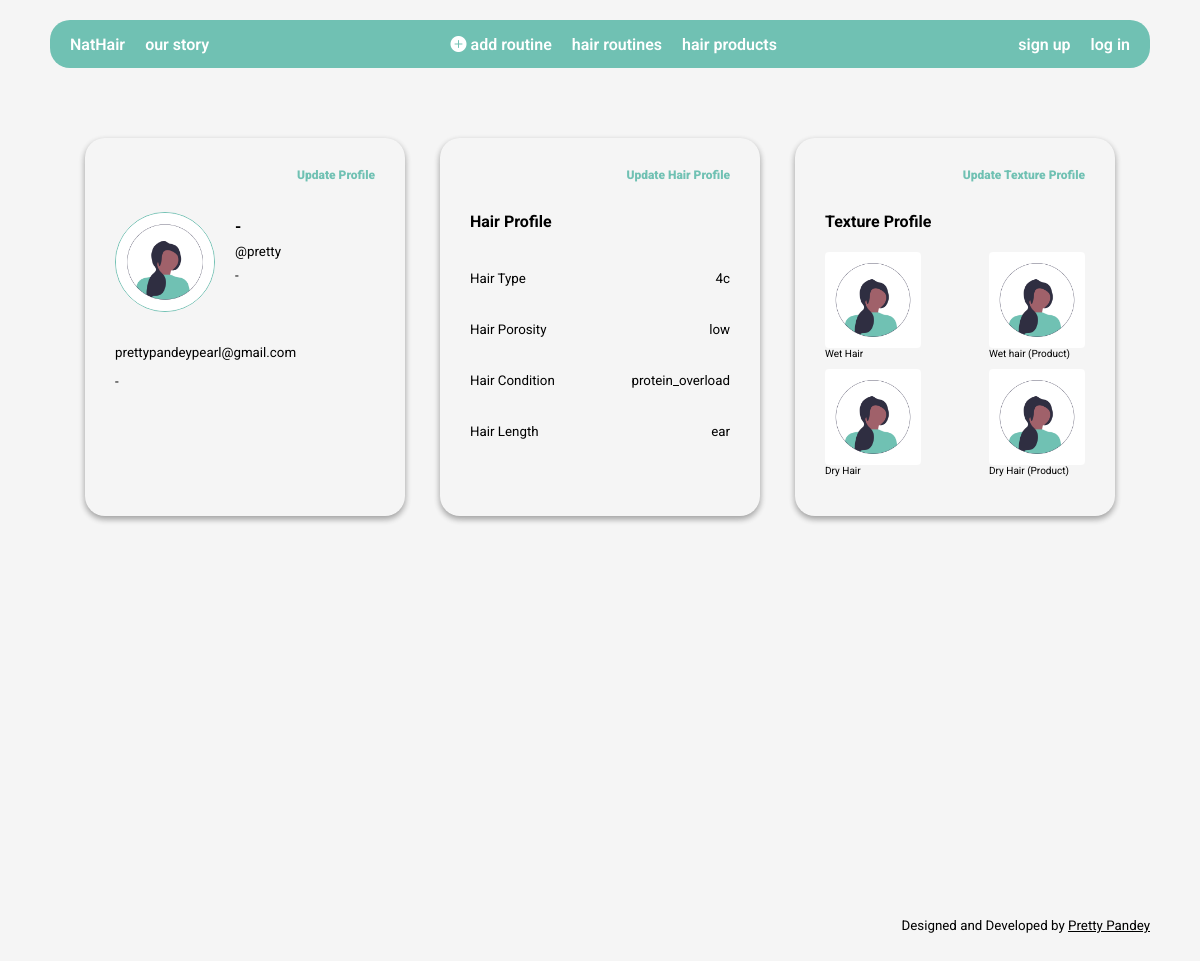
The page /accounts/profile/1/ on the database its author committed.
### accounts/models.py (models this page shows, shortened)
class Profile(models.Model):
    user = models.OneToOneField(User, on_delete=models.CASCADE)
    full_name = models.CharField(max_length=255, null=True, blank=True)
    bio = models.TextField(null=True, blank=True)
    profile_pic = models.ImageField(upload_to='profile_pics', default='blank-profile-pic.png')
    location = models.CharField(max_length=255, null=True, blank=True)
    date_of_birth = models.DateField(null=True, blank=True)

class HairProfile(models.Model):
    user = models.OneToOneField(User, on_delete=models.CASCADE)
    TYPE_CHOICES = (
        ("1a", "1a"),
        ("1b", "1b"),
        ("1c", "1c"),
        ("2a", "2a"),
        ("2b", "2b"),
        ("2c", "2c"),
        ("3a", "3a"),
        ("3b", "3b"),
        ("3c", "3c"),
        ("4a", "4a"),
        ("4b", "4b"),
        ("4c", "4c"),
    )
    hair_type = models.CharField(
        max_length = 2,
        choices = TYPE_CHOICES
    )
    POROSITY_CHOICES = (
        ("Low Porosity", "Low Porosity"),
        ("Medium Porosity", "Medium Porosity"),
        ("Hight Porosity", "Hight Porosity"),
    )
    hair_porosity = models.CharField(
        max_length=20,
        choices= POROSITY_CHOICES
    )
    CONDITION_CHOICES = (
        ("Protein Overload", "Protein Overload"),
        ("Moisture Overload", "Moisture Overload"),
        ("Healthy", "Healthy"),
        ("Dandruff", "Dandruff"),
        ("Hair Loss", "Hair Loss"),
        ("Dry Hair", "Dry Hair"),
        ("Split Ends", "Split Ends"),
        ("Greasy Hair", "Greasy Hair"),
        ("Frizzy", "Frizzy"),
        ("Heat Damage", "Heat Damage"),
        ("Color Damage", "Color Damage")
    )
    hair_condition = models.CharField(
        max_length=20,
        choices= CONDITION_CHOICES
    )
    LENGTH_CHOICES = (
        ("Ear Length", "Ear Length"),
        ("Neck (top) Length", "Neck (top) Length"),
        ("Neck (bottom) Length", "Neck (bottom) Length"),
        ("Collarbone Length", "Collarbone Length"),
        ("Shoulder Length", "Shoulder Length"),
        ("Armpit Length", "Armpit Length"),
        ("Bra Strap Length", "Bra Strap Length"),
        ("Mid Back Length", "Mid Back Length"),
        ("Waist Length", "Waist Length"),
        ("Hip Length", "Hip Length"),
        ("Tailbone Length", "Tailbone Length"),
        ("Classic Length", "Classic Length"),
        ("Mid Thigh Length", "Mid Thigh Length"),
        ("Knee Length", "Knee Length"),
        ("Calf Length", "Calf Length"),
        ("Ankle Length", "Ankle Length"),
        ("Floor Length", "Floor Length"),
    )
    hair_length = models.CharField(
        max_length=20,
        choices= LENGTH_CHOICES
    )

### accounts/views.py (the view)
# urls.py: path('profile/<int:pk>/', views.profile, name='profile'),
def profile(request, pk):
    template = 'profile.html'
    user_object = get_object_or_404(User, pk=pk)
    user_profile = Profile.objects.get(user=user_object)
    hair_profile = HairProfile.objects.get(user=user_object)
    texture_profile = TextureProfile.objects.get(user=user_object)
    context = {
        'user_object': user_object,
        'user_profile': user_profile,
        'hair_profile': hair_profile,
        'texture_profile': texture_profile,
    }
    return render(request, template, context)

### accounts/templatetags/cache_bust.py (called while the page is built)
@register.simple_tag(name='cache_bust')
def cache_bust():
    if settings.DEBUG:
        version = uuid.uuid1()
    else:
        version = os.environ.get('PROJECT_VERSION')
        if version is None:
            version = '1'
    return '__v__={version}'.format(version=version)

### accounts/templates/profile.html (shortened to what this page needs)
{% extends 'base.html' %}
{% load static %}
{% load cache_bust %}
{% block styles %}
<link rel="stylesheet" href="{% static 'css/profile.css' %}?{% cache_bust %}">
{% endblock %}
{% block content %}
<div class="user-profiles">
    <div class="profile-card">
        <a href="{% url 'update_profile' %}" class="profile-btn">Update Profile</a>
        <div class="user-info">
            {% if user_profile.profile_pic %}
            <img src="{{user_profile.profile_pic.url}}" alt="User Profile Picture" class="profile-img">
            {% else %}
            <img src="{% static 'img/default_img/default_texture_img.png' %}" alt="User Profile Picture" class="profile-img">
            {% endif %}
            <div>
                {% if user_profile.full_name %}
                <p><strong>{{user_profile.full_name}}</strong></p>
                {% else %}
                <p><strong>-</strong></p>
                {% endif %}
                <p><small>@{{user_object.username}}</small></p>
                {% if user_profile.location %}
                <p><small>{{user_profile.location}}</small></p>
                {% else %}
                <p><small>-</small></p>
                {% endif %}
            </div>
        </div>
        <div class="private-info">
            <p><small>{{user_object.email}}</small></p>
            {% if user_profile.date_of_birth %}
            <p><small>{{user_profile.date_of_birth}}</small></p>
            {% else %}
            <p><small>-</small></p>
            {% endif %}
        </div>
    </div>
    <div class="profile-card">
        <a href="{% url 'hair_profile' %}" class="profile-btn">Update Hair Profile</a>
        <h4>Hair Profile</h4>
        <div class="hair-profile-info">
            <p><small>Hair Type</small></p>
            {% if hair_profile.hair_type %}
            <p><small>{{hair_profile.hair_type}}</small></p>
            {% else %}
            <p><small>-</small></p>
            {% endif %}
        </div>
        <div class="hair-profile-info">
            <p><small>Hair Porosity</small></p>
            {% if hair_profile.hair_porosity %}
            <p><small>{{hair_profile.hair_porosity}}</small></p>
            {% else %}
            <p><small>-</small></p>
            {% endif %}
        </div>
        <div class="hair-profile-info">
            <p><small>Hair Condition</small></p>
            {% if hair_profile.hair_condition %}
            <p><small>{{hair_profile.hair_condition}}</small></p>
            {% else %}
            <p><small>-</small></p>
            {% endif %}
        </div>
        <div class="hair-profile-info">
            <p><small>Hair Length</small></p>
            {% if hair_profile.hair_length %}
            <p><small>{{hair_profile.hair_length}}</small></p>
            {% else %}
            <p><small>-</small></p>
            {% endif %}
        </div>
    </div>
    <div class="profile-card">
        <a href="{% url 'texture_profile' %}" class="profile-btn">Update Texture Profile</a>
        <h4>Texture Profile</h4>
        <div class="texture-section">
            <div class=texture-img-container>
                {% if texture_profile.wet_hair %}
                <img src="{{texture_profile.wet_hair.url}}" alt="Wet Hair Texture" class="texture-img">
                {% else %}
                <img src="{% static 'img/default_img/default_texture_img.png' %}" alt="Wet Hair Texture" class="texture-img">
                {% endif %}
                <small>Wet Hair</small>
            </div>
            <div class="texture-img-container">
                {% if texture_profile.wet_hair_prod %}
                <img src="{{texture_profile.wet_hair_prod.url}}" alt="Wet Hair Texture With Product" class="texture-img">
                {% else %}
                <img src="{% static 'img/default_img/default_texture_img.png' %}" alt="Wet Hair Texture With Product" class="texture-img">
                {% endif %}
                <small>Wet hair (Product)</small>
            </div>
        </div>
        <div class="texture-section">
            <div  class="texture-img-container">
                {% if texture_profile.dry_hair %}
                <img src="{{texture_profile.dry_hair.url}}" alt="Dry Hair Texture" class="texture-img">
                {% else %}
                <img src="{% static 'img/default_img/default_texture_img.png' %}" alt="Dry Hair Texture" class="texture-img">
                {% endif %}
                <small>Dry Hair</small>
            </div>
            <div class="texture-img-container">
                {% if texture_profile.dry_hair_prod %}
                <img src="{{texture_profile.dry_hair_prod.url}}" alt="Dry Hair Texture With Product" class="texture-img">
                {% else %}
                <img src="{% static 'img/default_img/default_texture_img.png' %}" alt="Dry Hair Texture With Product" class="texture-img">
                {% endif %}
                <small>Dry Hair (Product)</small>
            </div>
        </div>
    </div>
</div>
{% endblock content %}

### accounts/templates/base.html (shortened to what this page needs)
{% load cache_bust %}
{% load static %}
<!DOCTYPE html>
<html lang="en">
<head>
    {% block styles %}{% endblock %}
    <link rel="stylesheet" href="{% static 'css/main.css' %}?{% cache_bust %}" />
    <link rel="stylesheet" href="https://cdn.jsdelivr.net/npm/bootstrap-icons@1.10.5/font/bootstrap-icons.css">
</head>
<body>
    {% with request.resolver_match.url_name as url_name %}
    {% if not url_name == 'landing-page' and not url_name == 'login' and not url_name == 'signup' %}
        {% include 'navbar.html' %}
    {% endif %}
    <div class="wrapper">
        {% block content %}{% endblock %}
    </div>
    {% if not url_name == 'landing-page' %}
        {% include 'footer.html' %}
    {% endif %}
    {% endwith %}
</body>
</html>

### accounts/templates/navbar.html
<nav>
    <div>
        <ul>
            <li><a href="{% url 'home' %}">NatHair</a></li>
            <li><a href="{% url 'landing-page' %}">our story</a></li>
        </ul>
    </div>
    <div>
        <ul>
        <li><a href="{% url 'create_routine' %}"><i class="bi bi-plus-circle-fill"></i> add routine</a></li>
        <li><a href="{% url 'routines_list' %}">hair routines</a></li>
        <li><a href="{% url 'product_list' %}">hair products</a></li>
        </ul>
    </div>
    <div>
        <ul>
            {% if user.is_authenticated %}
            <li><a href="{% url 'profile' pk=user.pk %}">profile</a></li>
            <li><a href="{% url 'logout' %}">log out</a></li>
            {% else %}
            <li><a href="{% url 'signup' %}">sign up</a></li>
            <li><a href="{% url 'login' %}">log in</a></li>
            {% endif %}
        </ul>
    </div>
</nav>

### accounts/templates/footer.html
<footer>
    <small>Designed and Developed by <a href="https://www.github.com/pandeypearl" target="_blank">Pretty Pandey</a></small>
</footer>

### static/css/profile.css (style rules this page uses)
.user-profiles { display: flex; justify-content: space-evenly; margin-top: 50px; }
.profile-card { box-shadow: var(--shadow-2); padding: 30px; border-radius: 20px; width: 20rem; }
.profile-card .profile-btn { text-align: right; display: block; margin-bottom: 30px; text-decoration: none; color: var(--green); font-weight: 900; font-size: 12px; }
.profile-card .profile-img { display: block; width: 100px; height: 100px; border-radius: 50%; object-fit: cover; border: 1px solid var(--green); }
.profile-card .user-info { display: flex; gap: 20px; }
.profile-card .user-info div p { margin:5px 0; }
.private-info { margin: 30px 0; }
.private-info p { margin: 10px 0; }
.hair-profile-info { display: flex; justify-content: space-between }
.texture-section { display: flex; justify-content: space-between; margin-bottom: 10px; }
.texture-img-container { display: flex; flex-direction: column; width: 6rem; }
.texture-img-container small { font-size: 10px; }
.texture-img { width: 6rem; height: 6rem; object-fit: cover; border-radius: 4px; }

### static/css/main.css (style rules this page uses)
:root { --black: #000100; --mustard: #EAE0CC; --mouve: #C9ADA1; --olive: #A0A083; --khaki: #798478; --veld: #4D6A6D; --green: #70C1B3; --shadow-1: rgba(0, 0, 0, 0.25) 0px 14px 28px, rgba(0, 0, 0, 0.22) 0px 10px 10px; --shadow-2: rgba(0, 0, 0, 0.16) 0px 3px 6px, rgba(0, 0, 0, 0.23) 0px 3px 6px; --shadow-3: rgba(0, 0, 0, 0.12) 0px 1px 3px, rgba(0, 0, 0, 0.24) 0px 1px 2px; --shadow-4: rgba(50, 50, 93, 0.25) 0px 6px 12px -2px, rgba(0, 0, 0, 0.3) 0px 3px 7px -3px; --shadow-5: rgba(0, 0, 0, 0.24) 0px 3px 8px; --shadow-6: rgba(0, 0, 0, 0.35) 0px 5px 15px; }
html { font-family: 'Roboto', sans-serif; background-color: whitesmoke; }
body { margin:0; }
* { box-sizing: border-box; }
.wrapper { min-height: 100vh; padding: 20px 50px; }
nav { position: -webkit-sticky; position: sticky; top: 20px; max-width: 100%; height: 6vh; background-color: var(--green); color: white; display: flex; justify-content: space-between; align-items: center; padding: 0 20px; margin: 20px 50px 0 50px; border-radius: 20px; }
nav div ul { display: flex; gap: 20px; list-style-type: none; padding-left: 0; }
nav div ul li a { color: white; text-decoration: none; font-weight: 600; }
footer { display: flex; justify-content: flex-end; margin: 50px; }
footer small a { color: var(--black); }

### rows shown on the page
Profile: profile_pic (placeholder picture)
HairProfile: hair_type "4c", hair_porosity "low", hair_condition "protein_overload", hair_length "ear"

### other values the page prints
{{ user_object.username }} "pretty"
{{ user_object.email }} "prettypandeypearl@gmail.com"
